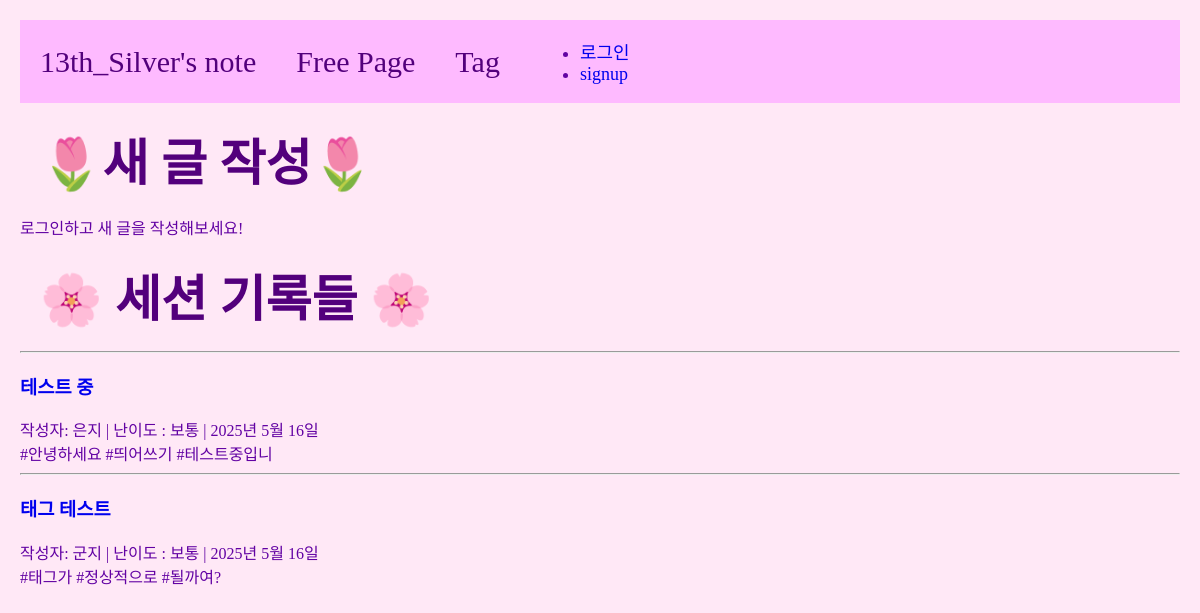
/free/, run on an earlier commit of the app's database.
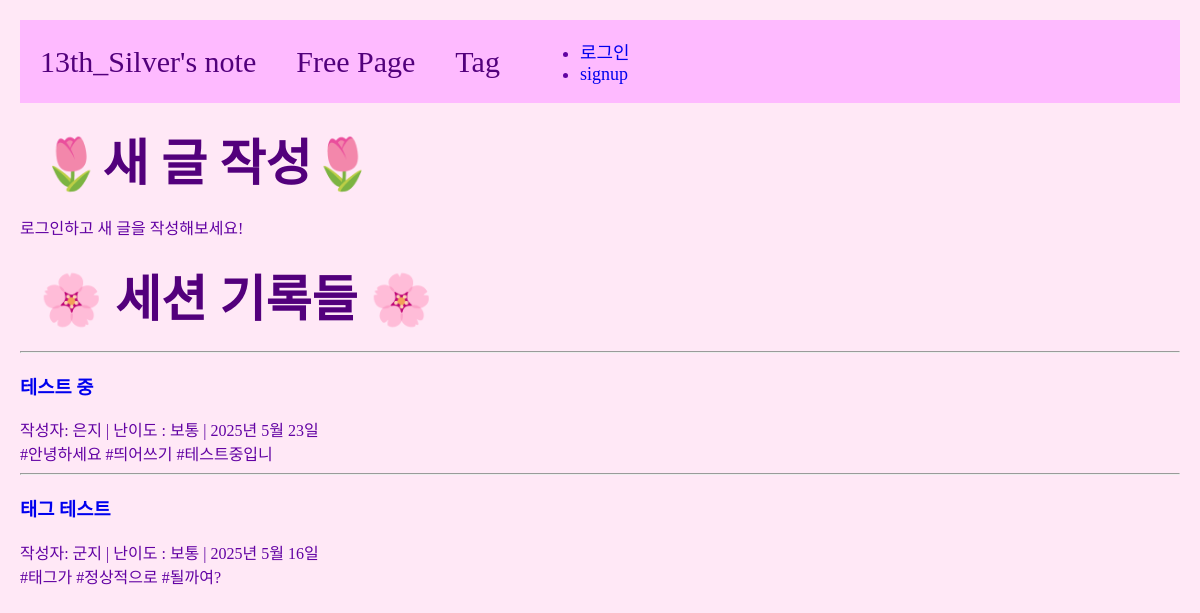
And on a later commit of the database.
### main/models.py (models this page shows)
class Post(models.Model):
    title = models.CharField(max_length=50)
    writer = models.ForeignKey(User, null=False, blank=False, on_delete=models.CASCADE)
    difficulty = models.CharField(max_length=30)
    content = models.TextField()
    pub_date = models.DateField()
    image = models.ImageField(upload_to="post/", blank=True, null=True)
    tags = models.ManyToManyField(Tag, related_name='posts', blank=True)
    like = models.ManyToManyField(User, related_name='likes', blank=True)
    like_count = models.PositiveIntegerField(default=0)
    def __str__(self):
        return self.title
    def summary(self):
        return self.content[:20]

### main/views.py (the view)
# urls.py: path('free/', views.freepage, name="freepage"),
def freepage(request):
    posts = Post.objects.all()
    print(posts) #글이 제대로 로드되었는지 확인
    return render(request, 'main/freepage.html',{'posts': posts})

### main/templates/main/freepage.html (shortened to what this page needs)
{% extends 'base.html' %}
{% block content %}
<h2 class="contents">🌷새 글 작성🌷</h2>
<div>
    <div>
        {% if user.is_authenticated %}
        <a href="{% url 'main:new-post' %}">새로운 글 작성하기!</a>
        {% else %}
        <p>로그인하고 새 글을 작성해보세요!</p>
        {% endif %}
    </div>
</div>
<h2 class="contents">🌸 세션 기록들 🌸</h2>
<div>
    {% for post in posts %}
        <hr/>
        <div>
            <h3><a href="{% url 'main:detail' post.id %}">{{post.title}}</a></h3>
            작성자: {{post.writer.username}} | 난이도 : {% if post.difficulty == 'easy' %}쉬움
            {% elif post.difficulty == 'normal' %}보통
            {% elif post.difficulty == 'hard' %}어려움
            {% endif %} | {{post.pub_date}}<br>
            {{post.summary}}
            <br>
        </div>
    {% empty %}
        <p>작성된 글이 없습니다. 가장 먼저 글을 작성해보세요!</p>
    {% endfor %}
</div>
{% endblock %}

What changed in the data, as far as the page shows it:
changed Post "테스트 중": pub_date "2025년 5월 16일" → "2025년 5월 23일"
